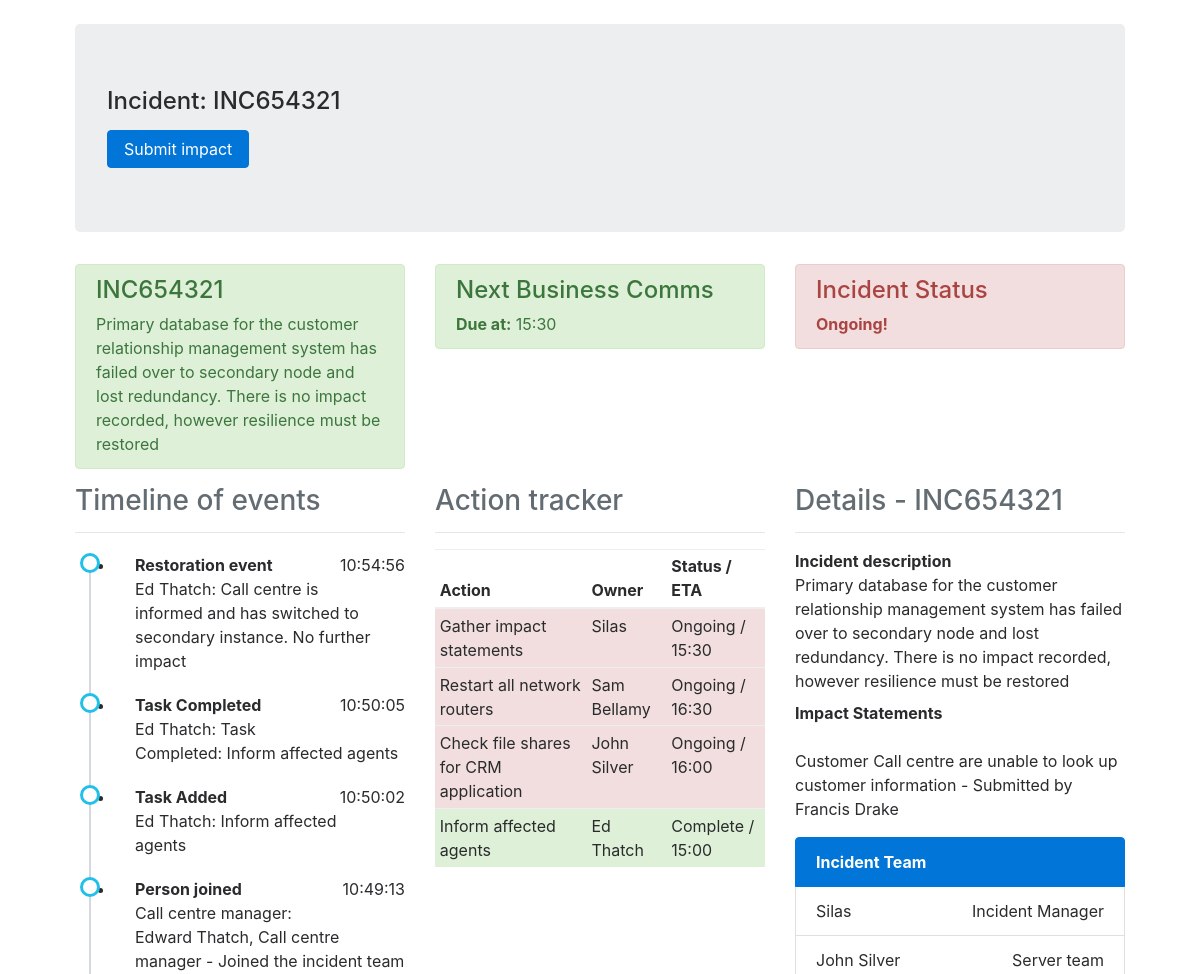
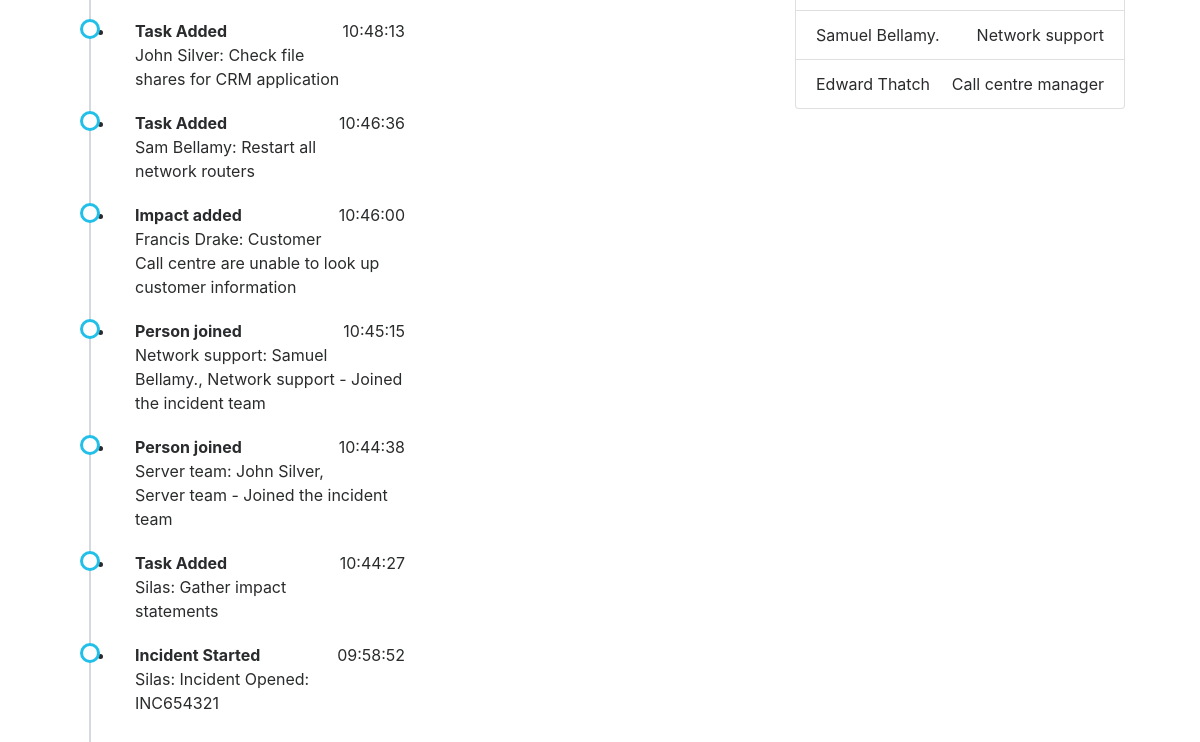
The page /dashboard/INC654321 on the database as committed earlier (2 pictures, top to bottom).
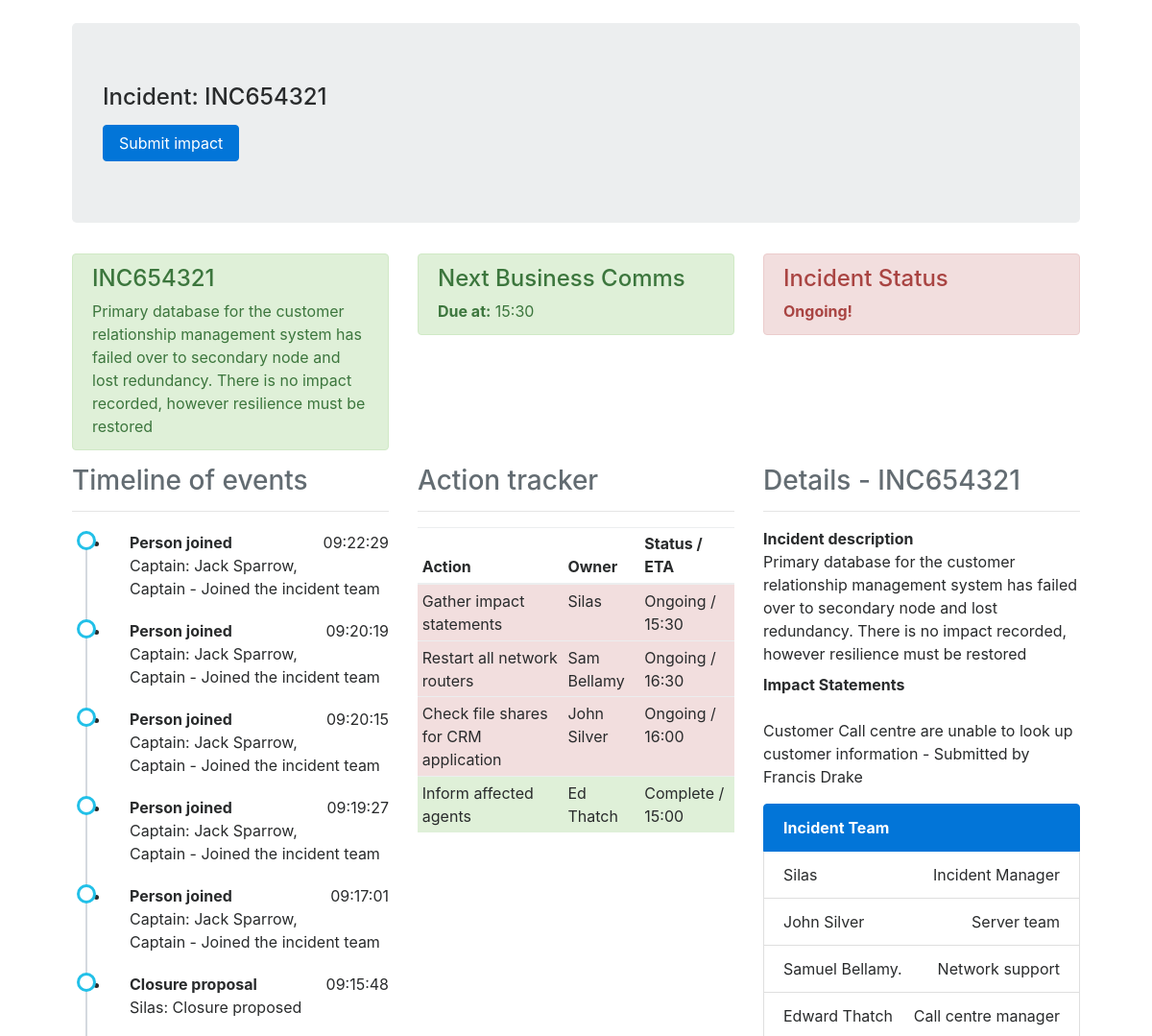
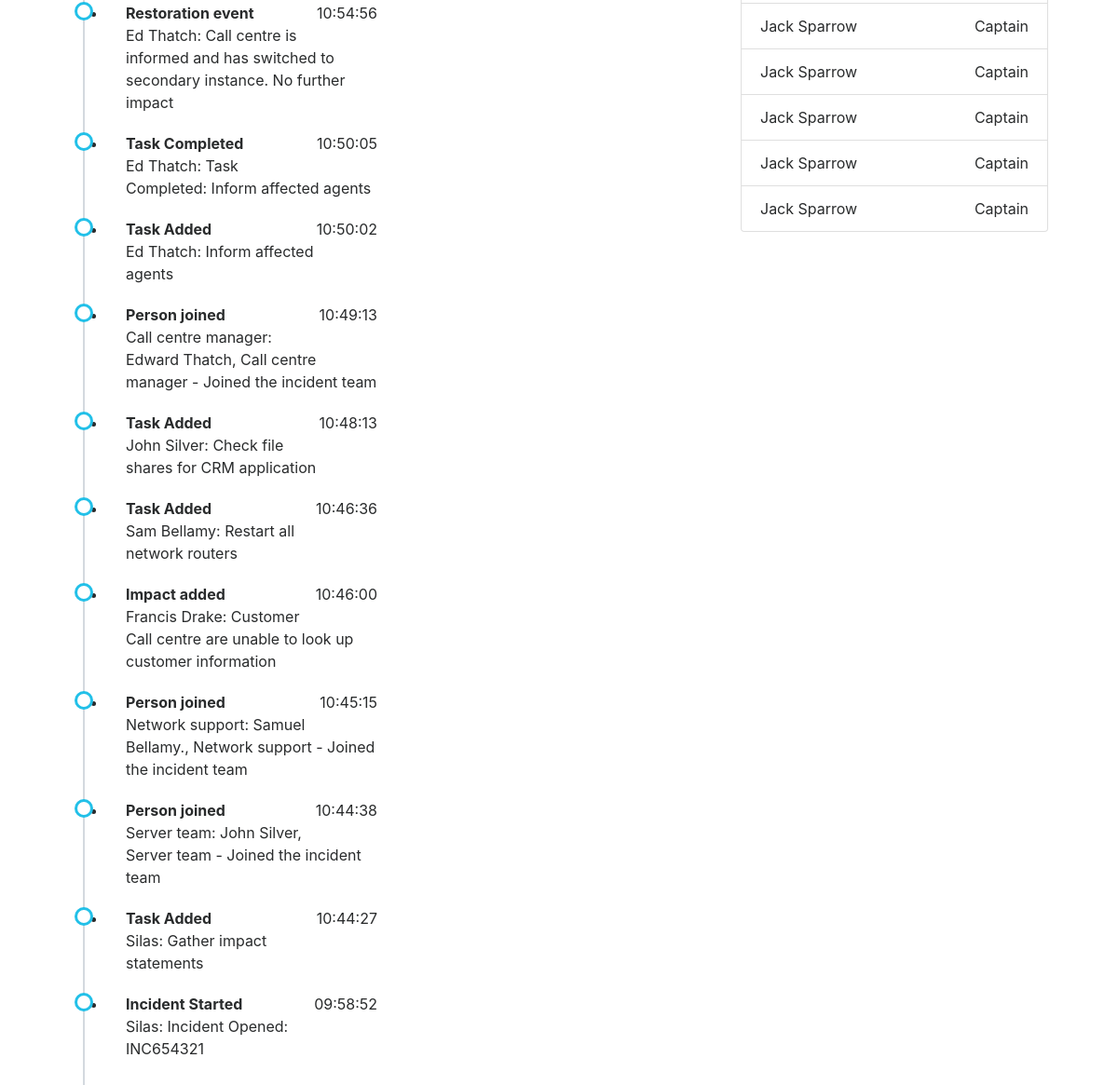
The same page on the database as committed later (2 pictures, top to bottom).
### models.py (models this page shows, shortened)
class Event(db.Model):
    id = db.Column(db.Integer, primary_key=True)
    body = db.Column(db.String(512))
    assignee = db.Column(db.String(32), index=True)
    activity = db.Column(db.String(32))
    timestamp = db.Column(db.DateTime, index=True, default=datetime.utcnow)
    incident_no = db.Column(db.String(32), db.ForeignKey('incident.incident_no'), index=True)

class Task(db.Model):
    id = db.Column(db.Integer, primary_key=True)
    incident_no = db.Column(db.String(32), db.ForeignKey('incident.incident_no'), index=True)
    body = db.Column(db.String(512))
    assignee = db.Column(db.String(32), index=True)
    eta = db.Column(db.String(32))
    status = db.Column(db.String(32))

class ImpactStatement(db.Model):
    id = db.Column(db.Integer, primary_key=True)
    incident_no = db.Column(db.String(32), db.ForeignKey('incident.incident_no'), index=True)
    body = db.Column(db.String(512))
    submitter = db.Column(db.String(32), index=True)

class IncMem(db.Model):
    id = db.Column(db.Integer, primary_key=True)
    person = db.Column(db.String(512), index=True)
    role = db.Column(db.String(32), index=True)
    incident_no = db.Column(db.String(32), db.ForeignKey('incident.incident_no'), index=True)

### simaritan/routes.py (the view)
@app.route('/dashboard/<incident>')
def dashboard(incident):
    inc = Incident.query.filter_by(incident_no=incident).first()
    if inc is None:
        return render_template('notfound.html', incident=incident, title='Not found!')
    impacts = ImpactStatement.query.filter_by(incident_no=incident).all()
    tasks = Task.query.filter_by(incident_no=incident).all()
    timeline = Event.query.filter_by(incident_no=incident).order_by(Event.timestamp.desc()).all()
    team = IncMem.query.filter_by(incident_no=incident).all()
    return render_template('dashboard.html', title='Incident Dashboard', tasks=tasks, team=team,
                           timeline=timeline,
                           impacts=impacts, inc=inc)

### simaritan/templates/dashboard.html
{% extends "base.html" %}
{% block body %}
		<div class="row">
			<div class="col-md-12">
				<div class="row">
					{% include "components/header-row.html" %}
				</div>
				<div class="row">
					<div class="col-md-4">
						{% include "components/timeline.html" %}
					</div>
					<div class="col-md-4">
					{% include "components/actions.html" %}
					</div>
					<div class="col-md-4">
						{% include "components/incdetails.html" %}
						{% include "components/team.html" %}
					</div>
				</div>
			</div>
		</div>
	</div>
{% endblock %}

### simaritan/templates/components/timeline.html
<h3 class="text-left text-muted">
	Timeline of events
</h3>
<hr />
<ul class="timeline">
	{% for tl in timeline %}
		<li>
			<strong>{{ tl.activity }}</strong>
			<p class="float-right">{{tl.timestamp.strftime('%X')}}</p>
			<p>{{ tl.assignee }}: {{ tl.body }}</p>
		</li>
	{% endfor %}
</ul>

### simaritan/templates/components/actions.html (shortened to what this page needs)
<h3 class="text-left text-muted">
	Action tracker
</h3>
<hr />
<table class="table table-striped table-hover table-sm">
	<thead>
		<tr>
			<th>
				Action
			</th>
			<th>
				Owner
			</th>
			<th>
				Status / ETA
			</th>
		</tr>
    </thead>
    <tbody>
		{% for task in tasks %}
				{% if task.status == '1' %}
        	<tr class="table-success">
   	    	 	{% else %}
	    	<tr class="table-danger">
   	    	 	{% endif %}
	    		<td>
	    			{{ task.body }}
	    		</td>
	    		<td>
	    			{{ task.assignee }}
	    		</td>
	    		<td>
					{% if task.status == 'Complete' %}
						Complete
					{% elif task.status == '1' %}
	    				Complete
					{% else %}
						Ongoing
					{% endif %} / {{ task.eta }}
	    		</td>
	    	</tr>
    	{% endfor %}
    </tbody>
</table>

### simaritan/templates/components/incdetails.html
<h3 class="text-left text-muted">
	Details - {{ inc.incident_no }}
</h3>
<hr />
<dl>
	<dt>
		Incident description
	</dt>
	<dd>
		{{ inc.description }}
	</dd>
	<dt>
		Impact Statements
	</dt>
	{% for statement in impacts %}
	<dd><br />
		{{ statement.body }} - Submitted by {{statement.submitter }}
	</dd>
	{% endfor %}
</dl>

### simaritan/templates/components/team.html
<div class="list-group">
	<strong href="#" class="list-group-item list-group-item-action active">Incident Team</strong>
	{% for member in team %}
	<div class="list-group-item justify-content-between">
		{{ member.person }} <span class="">{{ member.role }}</span>
	</div>
	{% endfor %}
</div>

Rows that differ between the two databases and show on the page:
added Event: activity "Person joined", timestamp "09:22:29", assignee "Captain", body "Jack Sparrow, Captain - Joined the incident team"
added Event: activity "Person joined", timestamp "09:20:19", assignee "Captain", body "Jack Sparrow, Captain - Joined the incident team"
added Event: activity "Person joined", timestamp "09:20:15", assignee "Captain", body "Jack Sparrow, Captain - Joined the incident team"
added Event: activity "Person joined", timestamp "09:19:27", assignee "Captain", body "Jack Sparrow, Captain - Joined the incident team"
added Event: activity "Person joined", timestamp "09:17:01", assignee "Captain", body "Jack Sparrow, Captain - Joined the incident team"
added Event: activity "Closure proposal", timestamp "09:15:48", assignee "Silas", body "Closure proposed"
added IncMem: person "Jack Sparrow", role "Captain"
added IncMem: person "Jack Sparrow", role "Captain"
added IncMem: person "Jack Sparrow", role "Captain"
added IncMem: person "Jack Sparrow", role "Captain"
added IncMem: person "Jack Sparrow", role "Captain"
